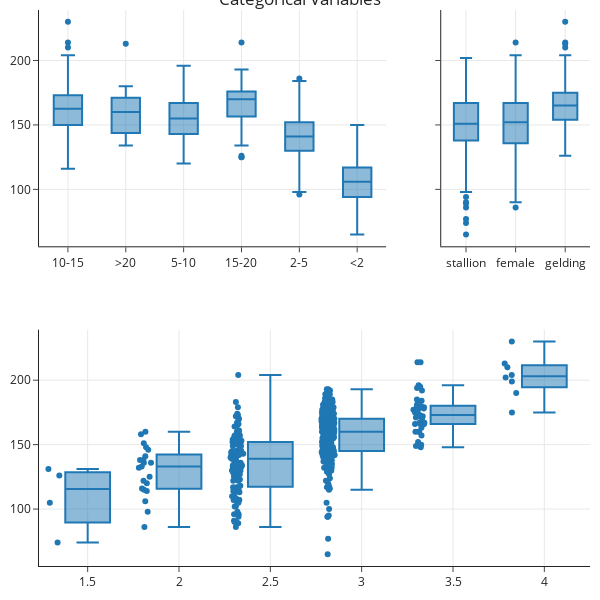

Write notebook code for a chart like this one.
### Markdown cell above
We begin exploring the features in our data frame, looking out for shapes and relationships that may provide insights about transformations and models ({numref}`Chapter %s <ch:eda>`). Referring back to our feature types, let's begin by examining the categorical features. In particular, we create visualizations that reveal the relationship between these features and weight, the quantity that we want to predict.

### Code cell
fig = make_subplots(rows=2, cols=2, shared_yaxes='all', column_widths=[0.7, 0.3],
                   specs=[[{}, {}],[{"colspan": 2}, None]],)

fig_1 = px.box(train_set, x = "Age", y="Weight", 
            category_orders = {"Age":['<2', '2-5', '5-10', '10-15', '15-20', '>20']})
fig_2 = px.box(train_set, x = "Sex", y="Weight")
fig_3 = px.box(train_set, x = "BCS", y="Weight", points="all")

fig.add_trace(fig_1.data[0], row=1, col=1)
fig.add_trace(fig_2.data[0], row=1, col=2)
fig.add_trace(fig_3.data[0], row=2, col=1)

fig.update_layout(height=600, width=600,
                  title_text="Categorical Variables")
fig

### Figure 1 — Plotly figure (JSON) as saved in the notebook; plotly's stock layout.template omitted (floating-point values rounded to 4 significant figures; data arrays with more than 128 entries replaced by an {"elided": "..."} marker saying what was removed)
{"data": [{"alignmentgroup": "True", "hovertemplate": "Age=%{x}<br>Weight=%{y}<extra></extra>", "legendgroup": "", "marker": {"color": "#1F77B4"}, "name": "", "notched": false, "offsetgroup": "", "orientation": "v", "showlegend": false, "type": "box", "x": {"elided": "433 str values"}, "x0": " ", "xaxis": "x", "y": {"elided": "433 int values"}, "y0": " ", "yaxis": "y"}, {"alignmentgroup": "True", "hovertemplate": "Sex=%{x}<br>Weight=%{y}<extra></extra>", "legendgroup": "", "marker": {"color": "#1F77B4"}, "name": "", "notched": false, "offsetgroup": "", "orientation": "v", "showlegend": false, "type": "box", "x": {"elided": "433 str values"}, "x0": " ", "xaxis": "x2", "y": {"elided": "433 int values"}, "y0": " ", "yaxis": "y2"}, {"alignmentgroup": "True", "boxpoints": "all", "hovertemplate": "BCS=%{x}<br>Weight=%{y}<extra></extra>", "legendgroup": "", "marker": {"color": "#1F77B4"}, "name": "", "notched": false, "offsetgroup": "", "orientation": "v", "showlegend": false, "type": "box", "x": {"elided": "433 float values"}, "x0": " ", "xaxis": "x3", "y": {"elided": "433 int values"}, "y0": " ", "yaxis": "y3"}], "layout": {"height": 600, "title": {"text": "Categorical Variables"}, "width": 600, "xaxis": {"anchor": "y", "autorange": true, "domain": [0, 0.63], "range": [-0.5, 5.5], "type": "category"}, "xaxis2": {"anchor": "y2", "autorange": true, "domain": [0.73, 1], "range": [-0.5, 2.5], "type": "category"}, "xaxis3": {"anchor": "y3", "autorange": true, "domain": [0, 1], "range": [1.234, 4.25], "type": "linear"}, "yaxis": {"anchor": "x", "autorange": true, "domain": [0.575, 1], "matches": "y3", "range": [55.83, 239.2], "type": "linear"}, "yaxis2": {"anchor": "x2", "autorange": true, "domain": [0.575, 1], "matches": "y3", "range": [55.83, 239.2], "showticklabels": false, "type": "linear"}, "yaxis3": {"anchor": "x3", "autorange": true, "domain": [0, 0.425], "range": [55.83, 239.2], "type": "linear"}}}
